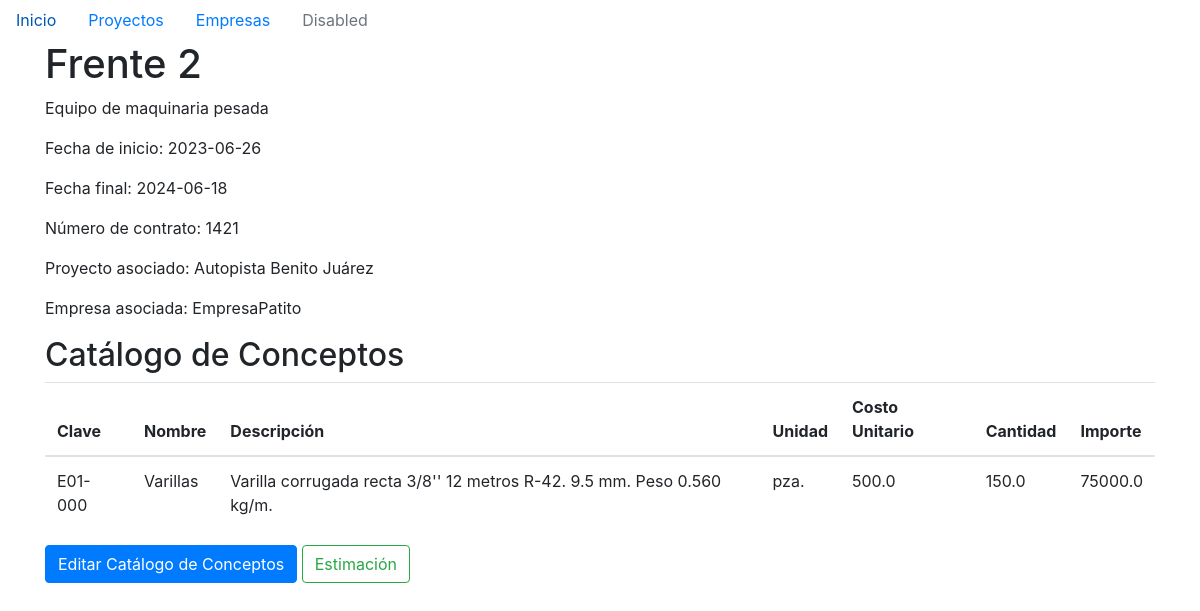
The page /proyecto/detalles/2/frente/2 on the database its author committed.
### models/frente.py (models this page shows)
class Frente(db.Model):
    id = db.Column(db.Integer, primary_key=True)
    nombre = db.Column(db.String(100), nullable=False)
    descripcion = db.Column(db.String(200), nullable=False)
    fecha_inicio = db.Column(db.Date, nullable=False)
    no_contrato = db.Column(db.String(50), nullable=False)
    fecha_final = db.Column(db.Date, nullable=False)
    proyecto_id = db.Column(db.Integer, db.ForeignKey('proyecto.id'), nullable=False)
    proyecto = db.relationship('Proyecto', backref=db.backref('frentes', lazy=True))
    catalogos_relacionados = db.relationship('Catalogo', backref='frente', lazy=True)
    empresa_id = db.Column(db.Integer, db.ForeignKey('empresa.id'), nullable=False)
    empresa = db.relationship('Empresa', backref=db.backref('frentes', lazy=True))

### models/proyecto.py (models this page shows)
class Proyecto(db.Model):
    id = db.Column(db.Integer, primary_key= True, autoincrement=True)
    nombre = db.Column(db.String(100), nullable=False, unique=True)
    descripcion = db.Column(db.String(200))
    fecha_inicio = db.Column(db.Date, nullable=False)
    fecha_final = db.Column(db.Date, nullable=False)

### models/empresa.py (models this page shows)
class Empresa(db.Model):
    id = db.Column(db.Integer, primary_key=True)
    nombre = db.Column(db.String(50), nullable=False)
    razon_social = db.Column(db.String(50), nullable=False)
    rfc = db.Column(db.String(15), nullable=False)
    numero_iva = db.Column(db.String(20), nullable=False)
    cmic= db.Column(db.String(20), nullable=False)

### models/catalogo.py (models this page shows)
class Catalogo(db.Model):
    id = db.Column(db.Integer, primary_key=True)
    clave = db.Column(db.String(50), nullable=False)
    nombre = db.Column(db.String(100), nullable=False)
    descripcion = db.Column(db.String(200), nullable=False)
    unidad = db.Column(db.String(50), nullable=False)
    costo_unitario = db.Column(db.Float, nullable=False)
    cantidad = db.Column(db.Float, nullable=False)
    importe = db.Column(db.Float, nullable=False)
    frente_id = db.Column(db.Integer, db.ForeignKey('frente.id'), nullable=False)

### main.py (the view)
@app.route('/proyecto/detalles/<int:proyecto_id>/frente/<int:frente_id>')
def detalle_frente(proyecto_id, frente_id):
    proyecto = db.session.query(Proyecto).get(proyecto_id)
    frente = db.session.query(Frente).get(frente_id)
    catalogos = db.session.query(Catalogo).filter_by(frente_id=frente_id).all()
    empresa = db.session.query(Empresa).get(frente.empresa_id)
    return render_template('detalle_frente.html', frente=frente, proyecto=proyecto, catalogos=catalogos, empresa=empresa)

### templates/detalle_frente.html (shortened to what this page needs)
{% extends 'base.html' %}
{% block content %}
<h1>{{ frente.nombre }}</h1>
<p>{{ frente.descripcion }}</p>
<p>Fecha de inicio: {{ frente.fecha_inicio }}</p>
<p>Fecha final: {{ frente.fecha_final }}</p>
<p>Número de contrato: {{ frente.no_contrato}}</p>
<p>Proyecto asociado: {{ frente.proyecto.nombre }}</p>
<p>Empresa asociada: {{ frente.empresa.nombre }}</p>
<h2>Catálogo de Conceptos</h2>
<table class="table">
    <thead>
      <tr>
        <th>Clave</th>
        <th>Nombre</th>
        <th>Descripción</th>
        <th>Unidad</th>
        <th>Costo Unitario</th>
        <th>Cantidad</th>
        <th>Importe</th>
      </tr>
    </thead>
    <tbody>
      {% for concepto in frente.catalogos_relacionados%}
        <tr>
          <td>{{ concepto.clave }}</td>
          <td>{{ concepto.nombre }}</td>
          <td>{{ concepto.descripcion }}</td>
          <td>{{ concepto.unidad }}</td>
          <td>{{ concepto.costo_unitario }}</td>
          <td>{{ concepto.cantidad }}</td>
          <td>{{ concepto.importe }}</td>
        </tr>
      {% endfor %}
    </tbody>
  </table>
<a href="/registro/catalogo/{{frente.id}}" class="btn btn-primary">Editar Catálogo de Conceptos</a>
<a href="/proyecto/{{proyecto.id}}/frente/{{frente.id}}/estimacion" class="btn btn-outline-success ">Estimación</a>
{% endblock %}

### rows shown on the page
Frente: nombre "Frente 2", descripcion "Equipo de maquinaria pesada", fecha_inicio "2023-06-26", fecha_final "2024-06-18", no_contrato "1421"
Proyecto: proyecto.nombre "Autopista Benito Juárez"
Empresa: empresa.nombre "EmpresaPatito"
Catalogo: clave "E01-000", nombre "Varillas", descripcion "Varilla corrugada recta 3/8'' 12 metros R-42. 9.5 mm. Peso 0.560 kg/m.", unidad "pza.", costo_unitario "500.0", cantidad "150.0", importe "75000.0"
